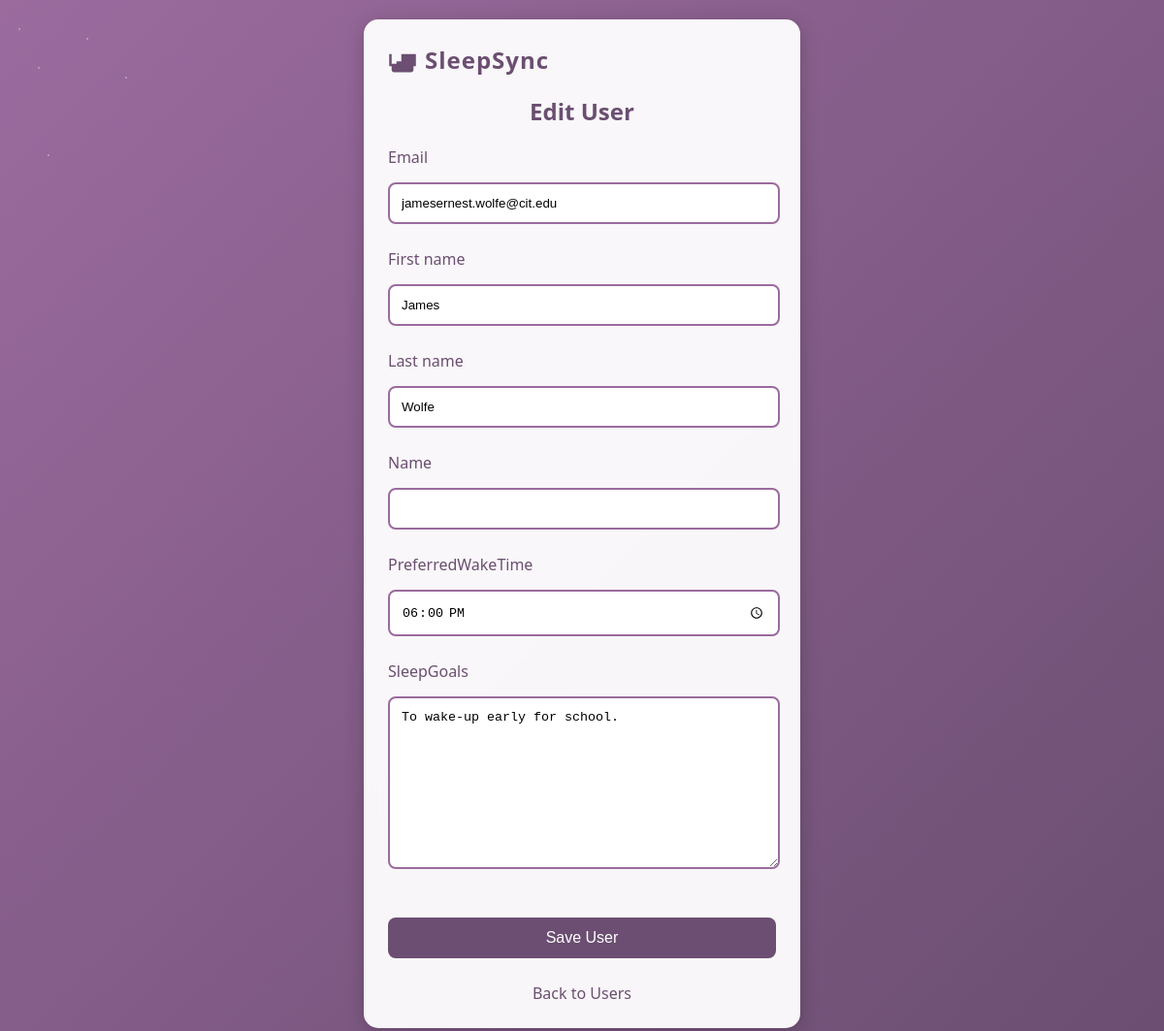
/tracker/users/22/edit/, run on an earlier commit of the app's database.
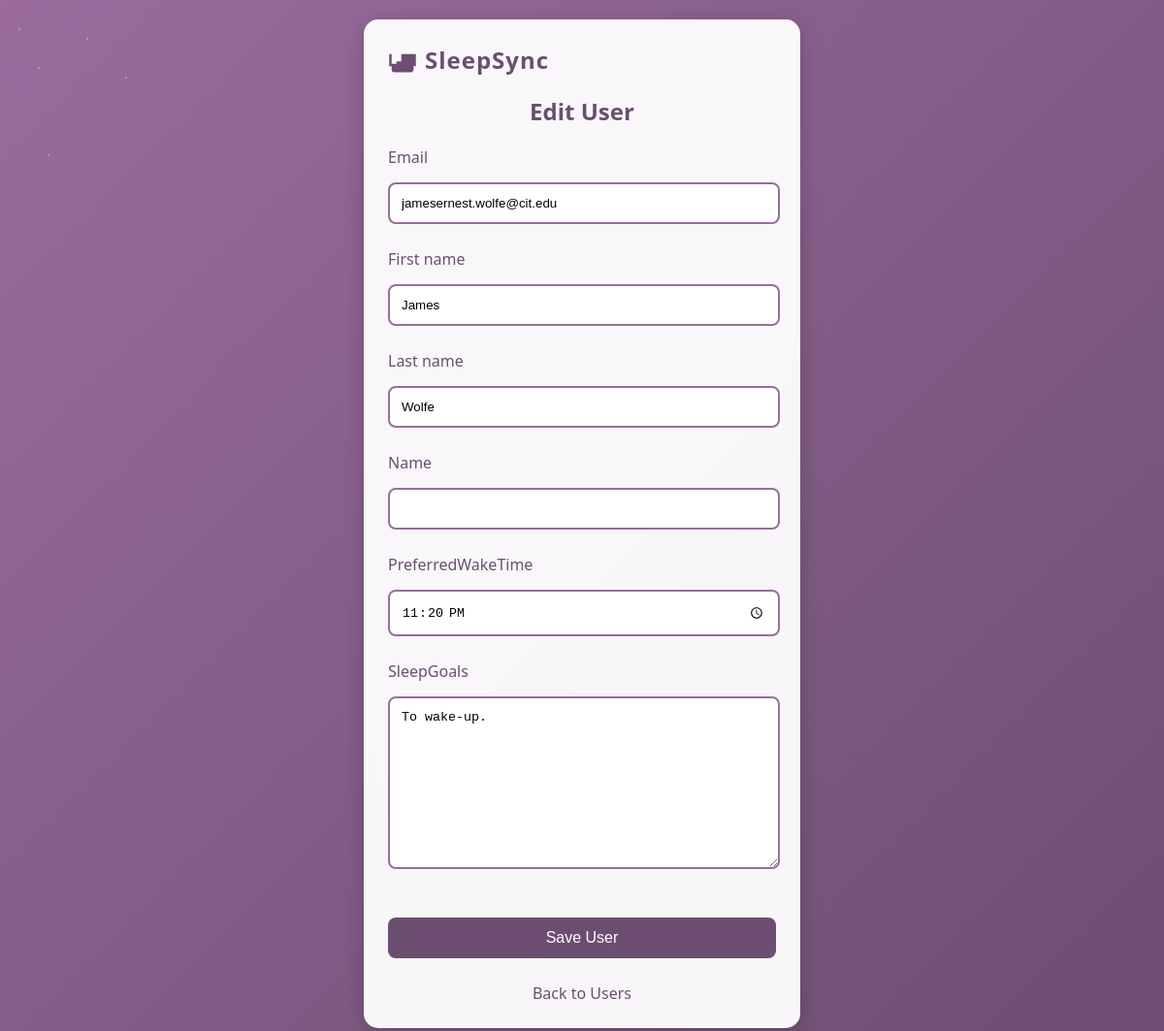
And on a later commit of the database.
### tracker/models.py (models this page shows, shortened)
class User(AbstractBaseUser):
    userID = models.AutoField(primary_key=True)  # Explicitly define the primary key
    email = models.EmailField(unique=True)
    first_name = models.CharField(max_length=30, blank=True)
    last_name = models.CharField(max_length=30, blank=True)
    name = models.CharField(max_length=100, blank=True)
    preferredWakeTime = models.TimeField(null=True, blank=True)
    wake_time = models.TimeField(null=True, blank=True)
    sleepGoals = models.TextField(blank=True)
    is_active = models.BooleanField(default=True)
    is_staff = models.BooleanField(default=False)
    objects = UserManager()
    USERNAME_FIELD = 'email'
    REQUIRED_FIELDS = ['first_name', 'last_name']

### tracker/views.py (the view)
# urls.py: path('users/<int:pk>/edit/', views.user_update, name='user_update'),
def user_update(request, pk):
    user = get_object_or_404(User, pk=pk)
    if request.method == 'POST':
        form = UserForm(request.POST, instance=user)
        if form.is_valid():
            form.save()
            return redirect('user_list')
    else:
        form = UserForm(instance=user)
    return render(request, 'tracker/user_form.html', {'form': form})

### tracker/forms.py
class UserForm(forms.ModelForm):
    class Meta:
        model = User
        fields = ['email', 'first_name', 'last_name', 'name', 'preferredWakeTime', 'sleepGoals']
        widgets = {
            'preferredWakeTime': forms.TimeInput(attrs={'type': 'time'}),
            'wake_time': forms.TimeInput(attrs={'type': 'time'}),
        }

### tracker/templates/tracker/user_form.html (shortened to what this page needs)
<!DOCTYPE html>
<html lang="en">
<head>
</head>
<body>
    <div class="container">
        <div class="logo">
            <svg viewBox="0 0 24 24">
                <path d="M19 7h-8v8H3V7H1v10h2v3c0 1.1.9 2 2 2h14c1.1 0 2-.9 2-2v-3h2V7h-2zM7 19h10v-6H7v6z"/>
            </svg>
            <span class="logo-text">SleepSync</span>
        </div>
        <h2>{% if form.instance.pk %}Edit User{% else %}Add New User{% endif %}</h2>
        <form method="post">
            {% for field in form %}
            <div class="form-group">
                <label for="{{ field.id_for_label }}">{{ field.label }}</label>
                {{ field }}
            </div>
            {% endfor %}
            <button type="submit">Save User</button>
        </form>
        <a href="{% url 'user_list' %}" class="cancel-link">Back to Users</a>
    </div>
</body>
</html>

What changed in the data, as far as the page shows it:
changed User "jamesernest.wolfe@cit.edu": preferredWakeTime "18:00:00" → "23:20:00"; sleepGoals "To wake-up early for school." → "To wake-up."
